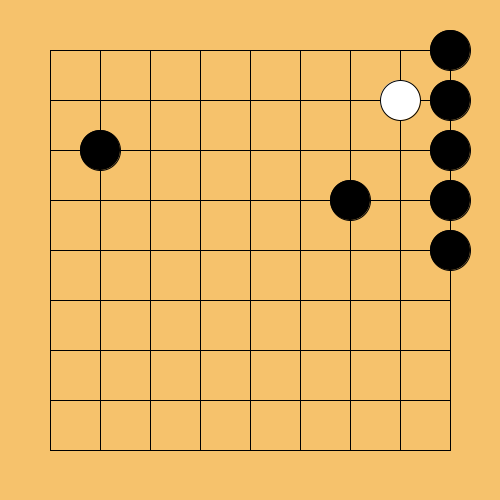
Frame 1 (no input)
Frame 60 (the mouse pressed at the canvas centre just before this capture): identical to frame 1, image omitted
Frame 120 (the mouse held since frame 60 and released just before this capture): identical to frame 1, image omitted

The Processing sketch that drew this single still picture (run headless with seeded random() and noise(); from frame 60 on, the mouse is pressed at the canvas centre):

// Processing sketch: week04_7_simple_go_array
// ── week04_7_simple_go_array.pde
void setup(){
  size(500,500); 
}
int [][] go ={
 {0,0,0,0,0,0,0,0,1},
 {0,0,0,0,0,0,0,2,1},
 {0,1,0,0,0,0,0,0,1},
 {0,0,0,0,0,0,1,0,1},
 {0,0,0,0,0,0,0,0,1},
 {0,0,0,0,0,0,0,0,0},
 {0,0,0,0,0,0,0,0,0},
 {0,0,0,0,0,0,0,0,0},
 {0,0,0,0,0,0,0,0,0}
};//陣列 array 9x9
void draw(){//用迴圈，來畫出粉多棋
  background(246, 194, 108);//木頭色的棋盤
  for(int i=1;i<=9;i++){//用迴圈，畫很多線條
   line(50,50*i,450,50*i);//湊出來的
   line(50*i,50,50*i,450);//湊出來的
  }
  for(int i=0;i<9;i++){//左手i 對應y座標
   for(int j=0;j<9;j++){//右手j 對應x座標
     if(go[i][j]==1){
       fill(0);//1:黑棋
       ellipse(50+j*50, 50+i*50,40,40);
     }
     else if( go[i][j]==2){
       fill(255);//2:白棋
       ellipse(50+j*50, 50+i*50, 40, 40); 
     }
   }
  }
}
